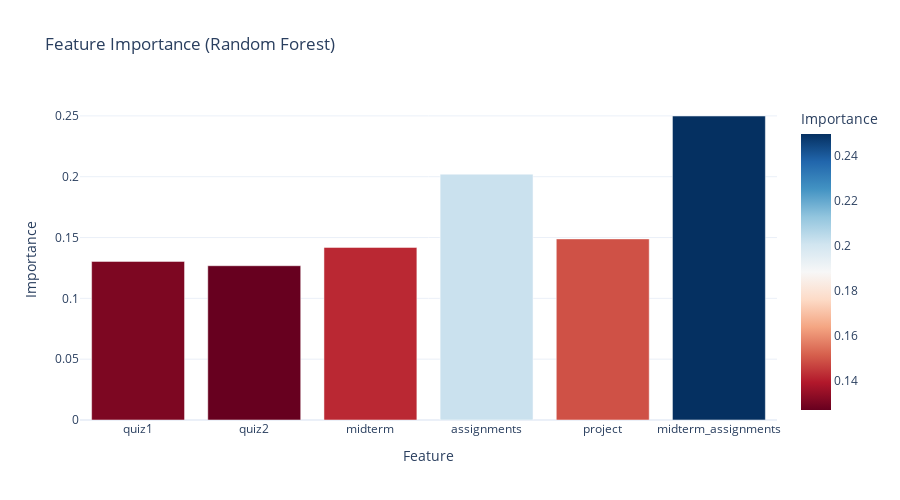

Write notebook code for a chart like this one.
### Code cell
if enrollments is not None and grades is not None and attendances is not None and model is not None:
    if isinstance(model, RandomForestClassifier):
        coef_df = pd.DataFrame({
            'Feature': feature_names + ['midterm_assignments'],
            'Importance': model.feature_importances_
        })
        title = 'Feature Importance (Random Forest)'
        y_label = 'Importance'
    else:
        coef_df = pd.DataFrame({
            'Feature': feature_names + ['midterm_assignments'],
            'Coefficient': model.coef_[0]
        })
        title = 'Feature Importance (Logistic Regression)'
        y_label = 'Coefficient'
    fig = px.bar(coef_df, x='Feature', y=coef_df.columns[1], color=coef_df.columns[1],
                 color_continuous_scale='RdBu', height=500, title=title)
    fig.update_layout(xaxis_title='Feature', yaxis_title=y_label,
                     showlegend=False, template='plotly_white')
    fig.show()

### Figure 1 — Plotly figure (JSON) as saved in the notebook; plotly's stock layout.template omitted (floating-point values rounded to 4 significant figures)
{"data": [{"hovertemplate": "Feature=%{x}<br>Importance=%{marker.color}<extra></extra>", "legendgroup": "", "marker": {"color": [0.1304, 0.1268, 0.1419, 0.2021, 0.1489, 0.2499], "coloraxis": "coloraxis", "pattern": {"shape": ""}}, "name": "", "orientation": "v", "showlegend": false, "textposition": "auto", "type": "bar", "x": ["quiz1", "quiz2", "midterm", "assignments", "project", "midterm_assignments"], "xaxis": "x", "y": [0.1304, 0.1268, 0.1419, 0.2021, 0.1489, 0.2499], "yaxis": "y"}], "layout": {"barmode": "relative", "coloraxis": {"colorbar": {"title": {"text": "Importance"}}, "colorscale": [[0, "rgb(103,0,31)"], [0.1, "rgb(178,24,43)"], [0.2, "rgb(214,96,77)"], [0.3, "rgb(244,165,130)"], [0.4, "rgb(253,219,199)"], [0.5, "rgb(247,247,247)"], [0.6, "rgb(209,229,240)"], [0.7, "rgb(146,197,222)"], [0.8, "rgb(67,147,195)"], [0.9, "rgb(33,102,172)"], [1, "rgb(5,48,97)"]]}, "height": 500, "legend": {"tracegroupgap": 0}, "showlegend": false, "title": {"text": "Feature Importance (Random Forest)"}, "xaxis": {"anchor": "y", "domain": [0, 1], "title": {"text": "Feature"}}, "yaxis": {"anchor": "x", "domain": [0, 1], "title": {"text": "Importance"}}}}
